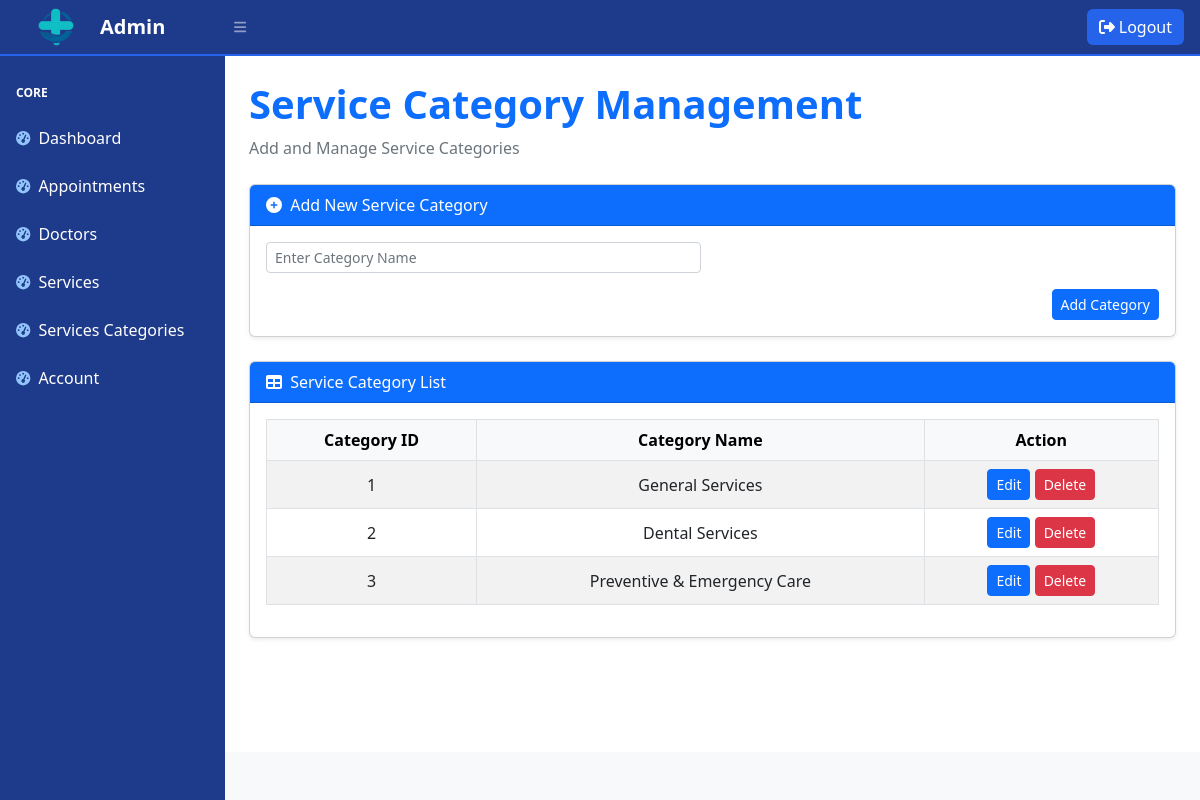
/clinic_admin/service-category_tbl.php, run on the app's committed database.
### tables this page shows
CREATE TABLE `service_categories` (
  `category_id` int NOT NULL,
  `category_name` varchar(100) NOT NULL
);

### clinic_admin/service-category_tbl.php (the view, shortened to what this page needs)
<?php
include 'dbconnection.php';
$sql = 'SELECT * FROM service_categories ORDER BY category_id ASC';
$stmt = $pdo->prepare($sql);
$stmt->execute();
$categoryList = $stmt->fetchAll();
?>
<!DOCTYPE html>
<html lang="en">
<?php include 'includes/head.php'; ?>
   <body class="sb-nav-fixed">
    <?php include 'includes/header.php'; ?>
<div id="layoutSidenav">
    <?php include 'includes/sidebar.php'; ?>
    <div id="layoutSidenav_content">
        <main>
            <div class="container-fluid px-4">
                <h1 class="mt-4 text-primary fw-bold">Service Category Management</h1>
                <ol class="breadcrumb mb-4">
                    <li class="breadcrumb-item active">Add and Manage Service Categories</li>
                </ol>
                <div class="card mb-4 shadow-sm">
                    <div class="card-header bg-primary text-white">
                        <i class="fas fa-plus-circle me-1"></i> Add New Service Category
                    </div>
                    <div class="card-body">
                        <form method="post" action="">
                            <div class="row mb-3">
                                <div class="col-md-6">
                                    <input type="text" name="category_name" placeholder="Enter Category Name" class="form-control form-control-sm" required>
                                </div>
                            </div>
                            <div class="text-end">
                                <input type="submit" name="addcategory" value="Add Category" class="btn btn-primary btn-sm">
                            </div>
                        </form>
                    </div>
                </div>
                <div class="card mb-4 shadow-sm">
                    <div class="card-header bg-primary text-white">
                        <i class="fas fa-table me-1"></i> Service Category List
                    </div>
                    <div class="card-body">
                        <table id="datatablesSimple" class="table table-bordered table-striped text-center align-middle">
                            <thead class="table-light">
                                <tr>
                                    <th>Category ID</th>
                                    <th>Category Name</th>
                                    <th>Action</th>
                                </tr>
                            </thead>
                            <tbody>
                                <?php foreach ($categoryList as $category): ?>
                                    <tr>
                                        <td><?= htmlspecialchars($category['category_id']) ?></td>
                                        <td><?= htmlspecialchars($category['category_name']) ?></td>
                                        <td>
                                            <a href="category-edit.php?category_id=<?= $category['category_id'] ?>" class="btn btn-primary btn-sm">
                                                Edit
                                            </a>
                                            <a href="service-category_tbl.php?delete=<?= $category['category_id'] ?>"
                                               class="btn btn-danger btn-sm"
                                               onclick="return confirm('Are you sure you want to delete this category?')">
                                                 Delete
                                            </a>
                                        </td>
                                    </tr>
                                <?php endforeach; ?>
                            </tbody>
                        </table>
                    </div>
                </div>
            </div>
        </main>
        <?php include 'includes/footer.php'; ?>
</body>
</html>

### data on the page
service_categories: category_id "1", category_name "General Services"
service_categories: category_id "2", category_name "Dental Services"
service_categories: category_id "3", category_name "Preventive & Emergency Care"
